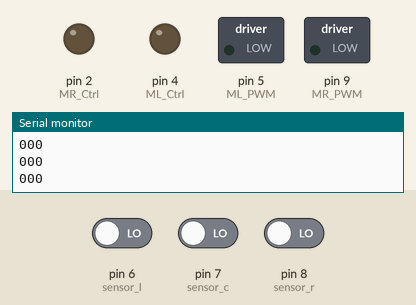
Simulated run of this sketch. Board: Arduino Uno, built with avr-gcc and run on an emulated ATmega328P. Parts: switched loads named in the sketch (green lamp = pin HIGH), output pins drawn as LEDs (lit = HIGH), the last lines printed to the serial monitor. The inputs (shaded band) are chosen by the test bench; at power-on: pin 6 (sensor_l) LOW, pin 7 (sensor_c) LOW, pin 8 (sensor_r) LOW.

Above: at 1.2 s.
1.3 s: pin 6 (sensor_l) driven HIGH
At 2.4 s:
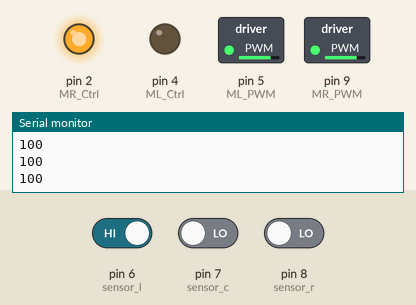
2.8 s: pin 7 (sensor_c) driven HIGH
At 3.6 s:
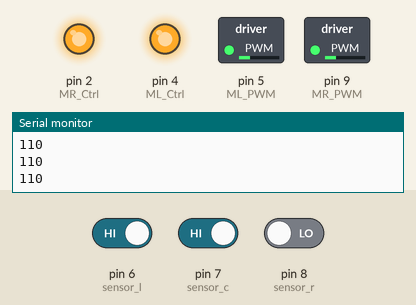
4.3 s: pin 7 (sensor_c) driven LOW
At 4.7 s:
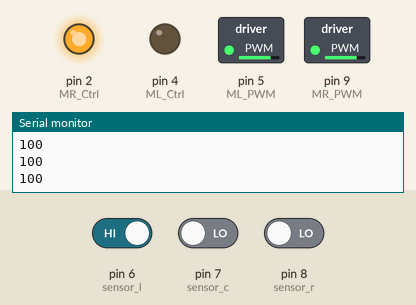
5.8 s: pin 6 (sensor_l) driven LOW
At 7.0 s:
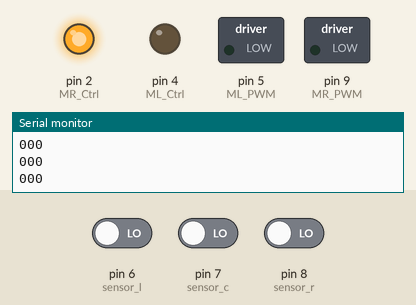
7.3 s: pin 8 (sensor_r) driven HIGH
At 8.2 s:
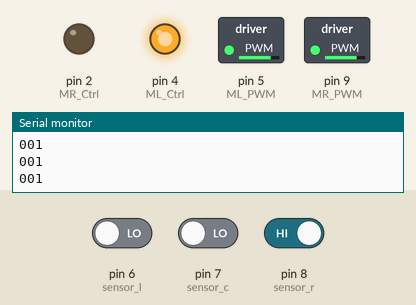
8.8 s: pin 8 (sensor_r) driven LOW
At 9.5 s:
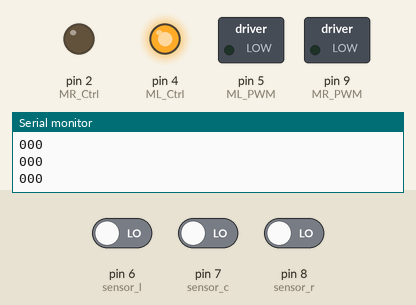
Timing chart, 0 to 11.3 s (numbered marks = the images above; inputs shaded):
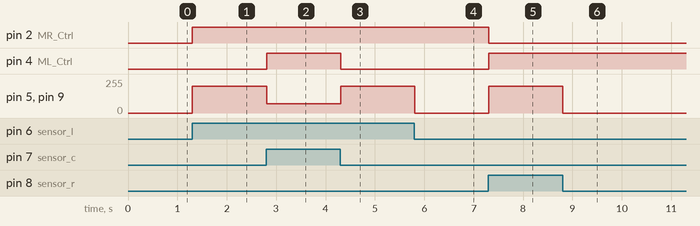

The sketch:

correct-robot-car.ino
```cpp
#define ML_Ctrl 4     //define direction control pin of B motor
#define ML_PWM 5   //define PWM control pin of B motor
#define MR_Ctrl 2    //define direction control pin of A motor
#define MR_PWM 9   //define PWM control pin of A motor
const int sensor_l = 6;//define the pin of left line tracking sensor
const int sensor_c = 7;//define the pin of middle line tracking sensor
const int sensor_r = 8;//define the pin of right line tracking sensor
int l_val, c_val, r_val; //define these variables


void setup() {
  Serial.begin(9600);//start serial monitor and set baud rate to 9600
  pinMode(ML_Ctrl, OUTPUT);//set direction control pin of B motor
  pinMode(ML_PWM, OUTPUT);//set PWM control pin of B motor to OUTPUT
  pinMode(MR_Ctrl, OUTPUT);//set direction control pin of A motor to OUTPUT
  pinMode(MR_PWM, OUTPUT);//set PWM control pin of A motor to OUTPUT
  pinMode(sensor_l, INPUT); //set the pins of left line tracking sensor to INPUT
  pinMode(sensor_c, INPUT); //set the pins of middle line tracking sensor to INPUT
  pinMode(sensor_r, INPUT); //set the pins of right line tracking sensor to INPUT


}
void loop()
{
  tracking(); //run main program
}

void tracking()
{
  l_val = digitalRead(sensor_l);//read the value of left line tracking sensor
  c_val = digitalRead(sensor_c);//read the value of middle line tracking sensor
  r_val = digitalRead(sensor_r);//read the value of right line tracking sensor

  Serial.print(l_val);
  Serial.print(c_val);
  Serial.println(r_val);
  if (c_val == 1) //if the state of middle one is 1, which means detecting black line
  {
    front();//car goes forward
  }
  else
  {
    if ((l_val == 1) && (r_val == 0)) //if only left line tracking sensor detects black trace
    {
      left();//car turns left
    }
    else if ((l_val == 0) && (r_val == 1)) //if only right line tracking sensor detects black trace
    {
      right();//car turns right
    }
    else if ((l_val == 0 ) && (r_val == 0 ) && (c_val == 0))// if left and right line tracking sensors detect black trace or they don’t read
    {
      Stop();//car goes forward
    }
  }
}
void front()//define the status of going forward
{
  digitalWrite(ML_Ctrl, HIGH); //set direction control pin of B motor to HIGH
  analogWrite(ML_PWM, 70); //set PWM control speed of B motor to 70
  digitalWrite(MR_Ctrl, HIGH); //set direction control pin of A motor to HIGH
  analogWrite(MR_PWM, 70); //set PWM control speed of A motor to 70
}
void back()//define the state of going back
{
  digitalWrite(ML_Ctrl, LOW); //set direction control pin of B motor to LOW
  analogWrite(ML_PWM, 200); //set PWM control speed of B motor to 200
  digitalWrite(MR_Ctrl, LOW); //set direction control pin of A motor to LOW
  analogWrite(MR_PWM, 200); //set PWM control speed of A motor to 200
}
void left()//car turns left
{
  digitalWrite(ML_Ctrl, LOW); //set direction control pin of B motor to LOW
  analogWrite(ML_PWM, 200); //set PWM control speed of B motor to 200
  digitalWrite(MR_Ctrl, HIGH); //set direction control pin of A motor to HIGH level
  analogWrite(MR_PWM, 200); //set PWM control speed of A motor to 200
}
void right()//define the right-turning state
{
  digitalWrite(ML_Ctrl, HIGH); //set direction control pin of B motor to HIGH level
  analogWrite(ML_PWM, 200); //set PWM control speed of B motor to 200
  digitalWrite(MR_Ctrl, LOW); //set direction control pin of A motor to LOW
  analogWrite(MR_PWM, 200); //set PWM control speed of A motor to 200
}
void Stop()//define the state of stop
{
  analogWrite(ML_PWM, 0); //set PWM control speed of B motor to 0
  analogWrite(MR_PWM, 0); //set PWM control speed of A motor to 0
}
```

Measured:
- after the input at 1.3 s, pin 2 (MR_Ctrl): LOW → HIGH at once; pin 5 (ML_PWM), pin 9 (MR_PWM): 0/255 → 200/255 at once
- after the input at 2.8 s, pin 4 (ML_Ctrl): LOW → HIGH at once; pin 5 (ML_PWM), pin 9 (MR_PWM): 200/255 → 70/255 at once
- after the input at 4.3 s, pin 4 (ML_Ctrl): HIGH → LOW at once; pin 5 (ML_PWM), pin 9 (MR_PWM): 70/255 → 200/255 at once
- after the input at 5.8 s, pin 5 (ML_PWM), pin 9 (MR_PWM): 200/255 → 0/255 at once
- after the input at 7.3 s, pin 2 (MR_Ctrl): HIGH → LOW at once; pin 4 (ML_Ctrl): LOW → HIGH at once; pin 5 (ML_PWM), pin 9 (MR_PWM): 0/255 → 200/255 at once
- after the input at 8.8 s, pin 5 (ML_PWM), pin 9 (MR_PWM): 200/255 → 0/255 at once
